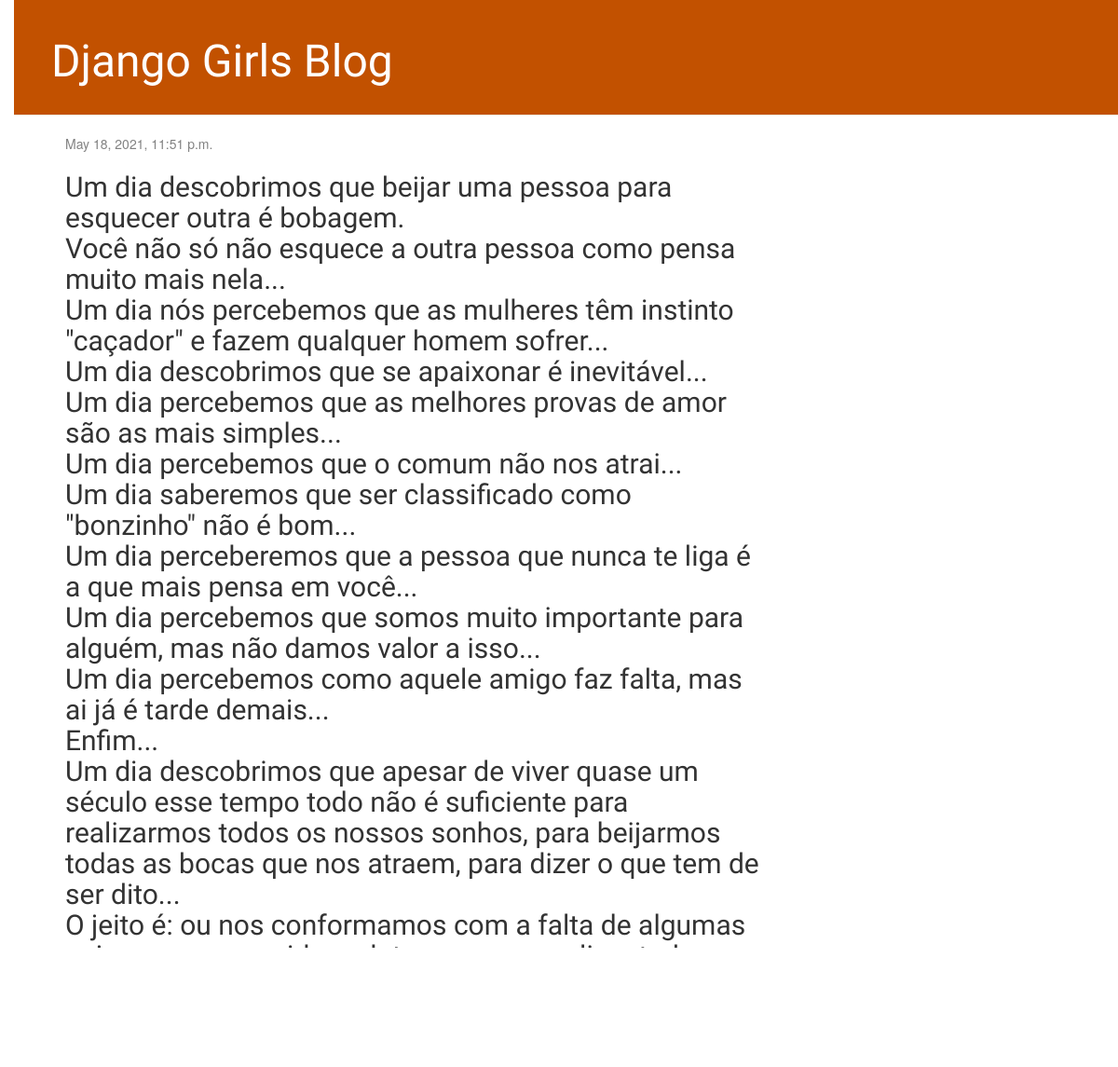
The page /post/6/ on the database as committed earlier.
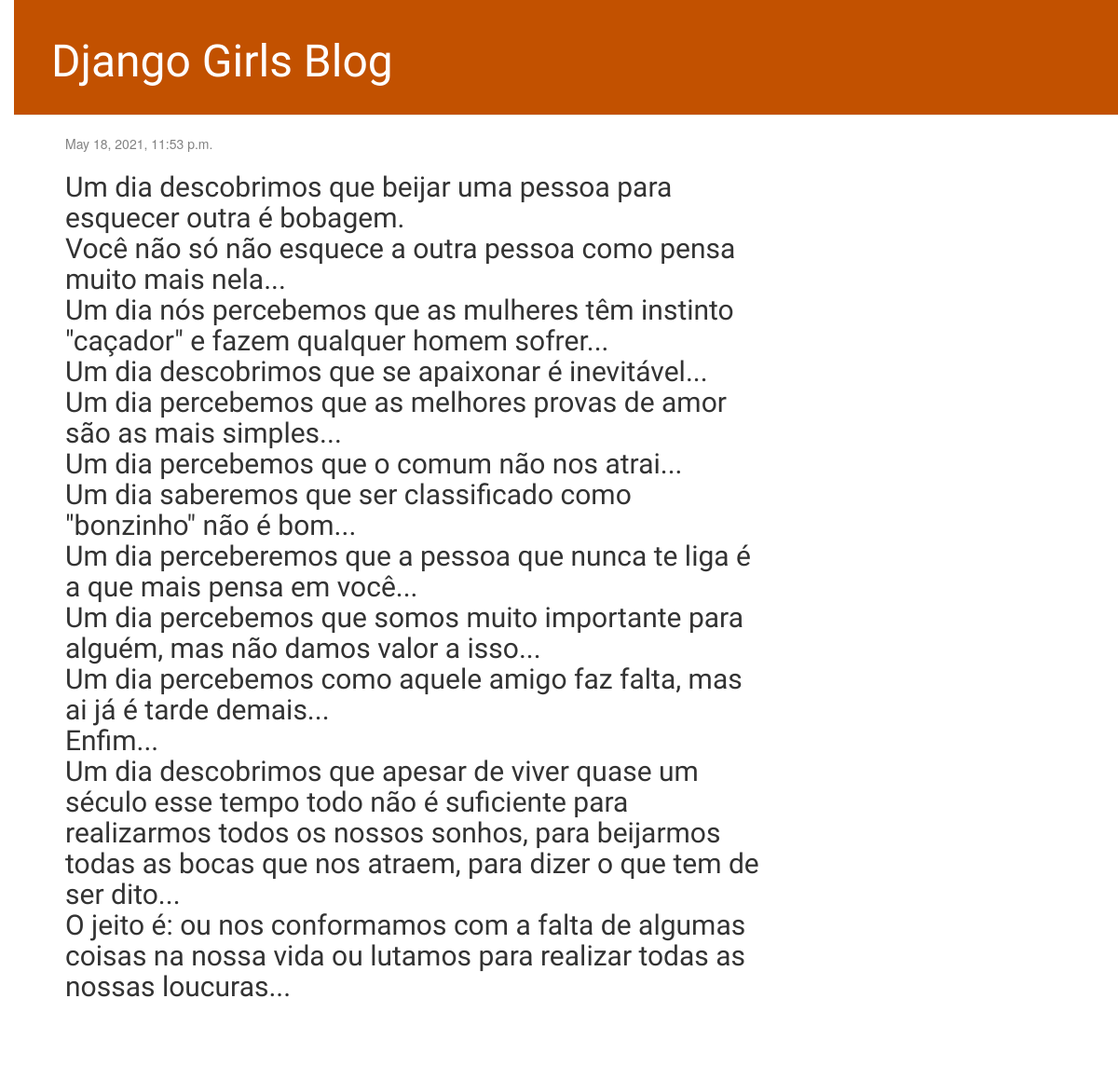
The same page on the database as committed later.
### blog/models.py (models this page shows, shortened)
class Post (models.Model):
    author = models.ForeignKey(settings.AUTH_USER_MODEL , on_delete=models.CASCADE)
    title = models.CharField(max_length=200)
    text = models.TextField()
    created_date = models.DateTimeField(default=timezone.now)
    published_date = models.DateTimeField(blank=True , null=True)

### blog/views.py (the view)
# urls.py: path('post/<int:pk>/', views.post_detail, name='post_detail'),
def post_detail (request, pk):
    post = get_object_or_404(Post, pk=pk)
    return render(request, 'blog/post_detail.html', {'post':post})

### blog/templates/blog/post_detail.html (shortened to what this page needs)
{% extends 'blog/base.html' %}
{% block content %}
    <div class="post">
        {% if post.published_date %}
            <div class="date">
                {{ post.published_date }}
            </div>
        {% endif %}
        <h2>{{ post.text |linebreaksbr }}</h2>
    </div>
{% endblock %}

### static/blog/templates/blog/base.html (shortened to what this page needs)
{% load static %}
<!DOCTYPE html>
<html lang="pt-br">
    <head>
        <link rel="stylesheet" href="//maxcdn.bootstrapcdn.com/bootstrap/3.2.0/css/bootstrap.min.css">
        <link rel="stylesheet" href="//maxcdn.bootstrapcdn.com/bootstrap/3.2.0/css/bootstrap-theme.min.css">
        <link rel="stylesheet" href="{% static 'css/blog.css' %}"/>
    </head>
    <body>
        <div class="page-header">
            <h1><a href="/">Django Girls Blog</a></h1>
        </div>
        <div class="content container">
            <div class="row">
                <div class="col-md-8">
                {% block content %}
                {% endblock %}
                </div>
            </div>
        </div>
    </body>
</html>

### blog/static/css/blog.css (style rules this page uses)
h1 a, h2 a { color: #C25100; font-family: 'Lobster'; }
body { padding-left: 15px; }
.page-header { background-color: #C25100; margin-top: 0; padding: 20px 20px 20px 40px; }
.page-header h1, .page-header h1 a, .page-header h1 a:visited, .page-header h1 a:active { color: #ffffff; font-size: 36pt; text-decoration: none; }
.content { margin-left: 40px; }
h1, h2, h3, h4 { font-family: 'Lobster', cursive; }
.date { color: #828282; }
.post { margin-bottom: 70px; }

Rows that differ between the two databases and show on the page:
changed Post: published_date "May 18, 2021, 11:51 p.m." → "May 18, 2021, 11:53 p.m."
